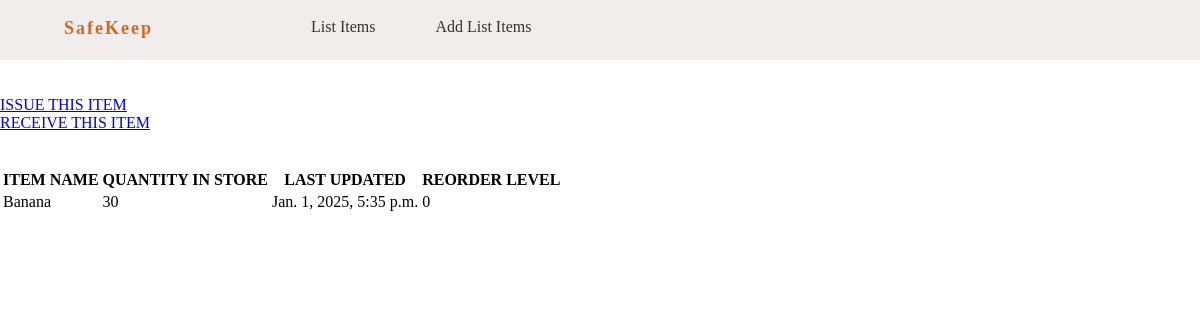
The app's page /stock_detail/1/ with its own data.
### inventorymgmt/models.py (models this page shows, shortened)
class Stock(models.Model):
    catagory = models.ForeignKey(Catagory, on_delete=models.CASCADE)
    item_name = models.CharField(max_length=50, blank=False , null=True)
    quantity = models.IntegerField(default='0', blank=False , null=True)
    receive_quantity= models.IntegerField(default='0', blank=True , null=True)
    receive_by = models.CharField(max_length=50, blank=True , null=True)
    issue_quantity = models.IntegerField(default='0', blank=True , null=True)
    issue_by = models.CharField(max_length=50, blank=True , null=True)
    issue_to = models.CharField(max_length=50, blank=True , null=True)
    phone_number = models.CharField(max_length=50, blank=True , null=True)
    created_by = models.CharField(max_length=50, blank=True , null=True)
    reorder_level = models.IntegerField(default='0', blank=True , null=True)
    last_updated = models.DateTimeField(auto_now_add=False, auto_now=True)
    creation_date = models.DateTimeField(auto_now_add=True, auto_now=False)
    export_to_csv = models.BooleanField(default=False)

### inventorymgmt/views.py (the view)
# urls.py: path('stock_detail/<str:pk>/', views.stock_detail, name="stock_detail"),
def stock_detail(request, pk):
	queryset = models.Stock.objects.get(id=pk)
	context = {
		"queryset": queryset,
	}
	return render(request, "stock_detail.html", context)

### inventorymgmt/templates/stock_detail.html (shortened to what this page needs)
{% load static %}
<!DOCTYPE html>
<html lang="en">
<head>
    <link rel="stylesheet" href="{% static 'css/add_items.css' %}">
</head>
{% include 'navbar.html' %}
<body style="margin-top: 6rem;">
    <a href="{% url 'issue_items' queryset.id %}"><div class='btn btn-danger'>ISSUE THIS ITEM</div></a>
    <a href="{% url 'receive_items' queryset.id %}"><div class='btn btn-primary'>RECEIVE THIS ITEM</div></a>
        <br><br>
        <div class="display_table">
          <table class='table'>
                  <tr>
                    <th>ITEM NAME</th>
                    <th>QUANTITY IN STORE</th>
                    <th>LAST UPDATED</th>
                    <th>REORDER LEVEL</th>
                  </tr>
                  <tr>
                    <td>{{queryset.item_name}}</td>
                    <td>{{queryset.quantity}}</td>
                    <td>{{queryset.last_updated}}</td>
                    <td>{{queryset.reorder_level}}</td>
                  </tr>
          </table>
        </div>
</body>
</html>

### inventorymgmt/static/css/add_items.css (style rules this page uses)
body { margin-top: 6rem; }

### inventorymgmt/templates/navbar.html (style rules this page uses)
a { padding-top: 10px; }
body { margin:0 ; padding:0; box-sizing: border-box; }

### records on screen
Stock: item_name "Banana", quantity "30", last_updated "Jan. 1, 2025, 5:35 p.m.", reorder_level "0"
